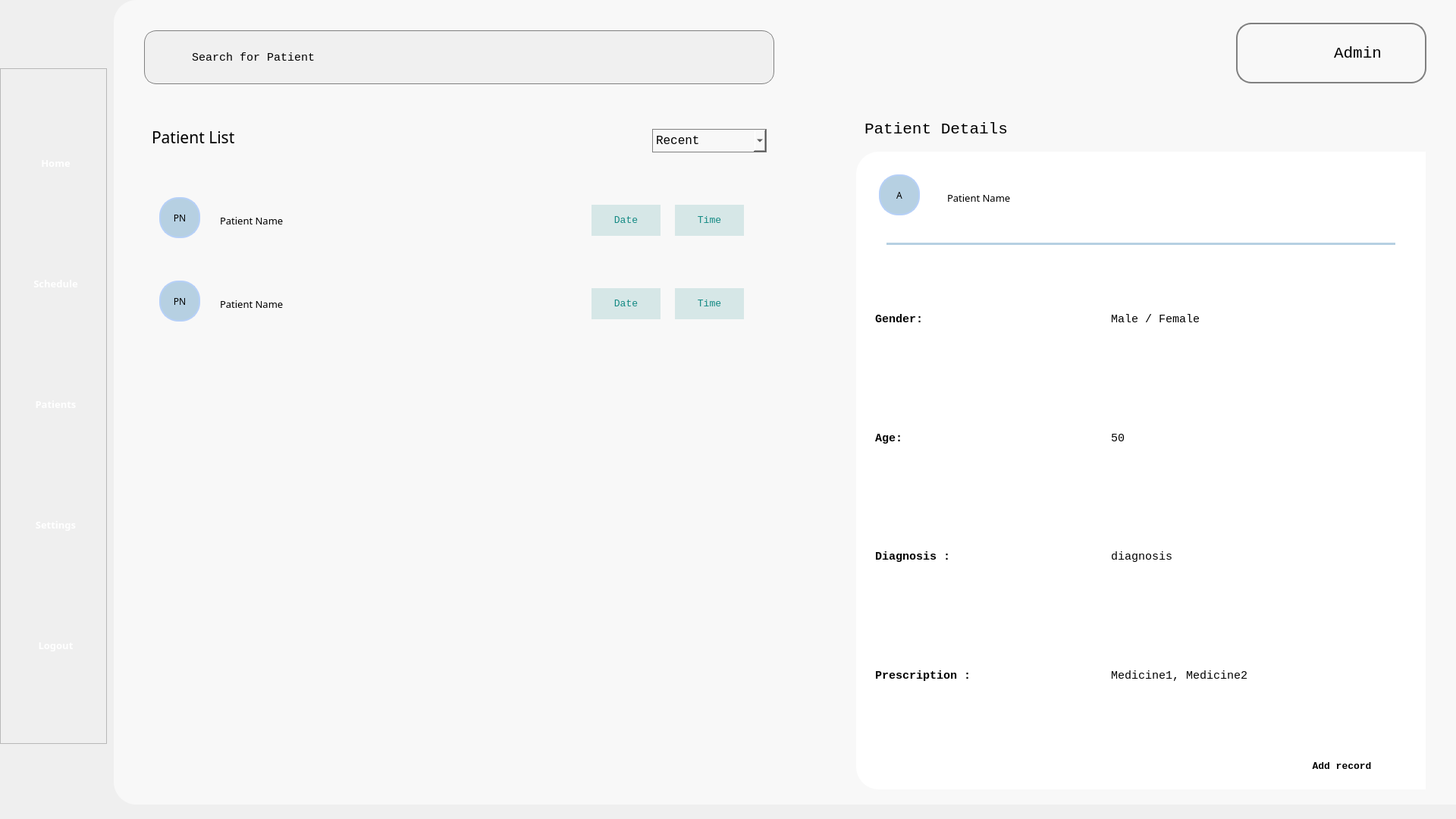
<?xml version="1.0" encoding="UTF-8"?>
<ui version="4.0">
 <class>Form</class>
 <widget class="QWidget" name="Form">
  <property name="geometry">
   <rect>
    <x>0</x>
    <y>0</y>
    <width>1920</width>
    <height>1080</height>
   </rect>
  </property>
  <property name="windowTitle">
   <string>Form</string>
  </property>
  <property name="styleSheet">
   <string notr="true">background-color: &quot;#B6D0E2&quot; </string>
  </property>
  <widget class="QWidget" name="background" native="true">
   <property name="geometry">
    <rect>
     <x>150</x>
     <y>0</y>
     <width>1771</width>
     <height>1061</height>
    </rect>
   </property>
   <property name="styleSheet">
    <string notr="true">background-color: #F8F8F8;
border-bottom-left-radius: 30px;
border-top-left-radius: 30px;
text-align: center;</string>
   </property>
   <widget class="QPushButton" name="noti_icon">
    <property name="geometry">
     <rect>
      <x>1380</x>
      <y>30</y>
      <width>70</width>
      <height>81</height>
     </rect>
    </property>
    <property name="text">
     <string/>
    </property>
    <property name="icon">
     <iconset>
      <normaloff>../Images/icon/notification.png</normaloff>../Images/icon/notification.png</iconset>
    </property>
    <property name="iconSize">
     <size>
      <width>40</width>
      <height>40</height>
     </size>
    </property>
   </widget>
   <widget class="QFrame" name="user_frame">
    <property name="geometry">
     <rect>
      <x>1480</x>
      <y>30</y>
      <width>251</width>
      <height>80</height>
     </rect>
    </property>
    <property name="styleSheet">
     <string notr="true">border-radius: 20px; border: 2px solid #808080</string>
    </property>
    <property name="frameShape">
     <enum>QFrame::StyledPanel</enum>
    </property>
    <property name="frameShadow">
     <enum>QFrame::Raised</enum>
    </property>
    <widget class="QLabel" name="profile_icon">
     <property name="geometry">
      <rect>
       <x>10</x>
       <y>10</y>
       <width>60</width>
       <height>60</height>
      </rect>
     </property>
     <property name="styleSheet">
      <string notr="true">border: none</string>
     </property>
     <property name="text">
      <string/>
     </property>
     <property name="pixmap">
      <pixmap>../Images/icon/profile_icon.png</pixmap>
     </property>
     <property name="scaledContents">
      <bool>true</bool>
     </property>
    </widget>
    <widget class="QPushButton" name="profile_btn">
     <property name="geometry">
      <rect>
       <x>100</x>
       <y>25</y>
       <width>121</width>
       <height>31</height>
      </rect>
     </property>
     <property name="font">
      <font>
       <family>Consolas</family>
       <pointsize>16</pointsize>
      </font>
     </property>
     <property name="styleSheet">
      <string notr="true">border: none</string>
     </property>
     <property name="text">
      <string>Admin</string>
     </property>
    </widget>
   </widget>
   <widget class="QLineEdit" name="search_patient">
    <property name="geometry">
     <rect>
      <x>40</x>
      <y>40</y>
      <width>831</width>
      <height>71</height>
     </rect>
    </property>
    <property name="font">
     <font>
      <family>Consolas</family>
      <pointsize>11</pointsize>
     </font>
    </property>
    <property name="styleSheet">
     <string notr="true">background-color: #f0f0f0; border-radius: 16px; padding: 60px; color: Black;
 background-image: url(&quot;../Images/icon/search_icon.png&quot;); 
background-repeat: no-repeat; 
background-position: left center; 
background-size: 20px 20px; 
border: 1px solid gray;
</string>
    </property>
    <property name="text">
     <string>Search for Patient</string>
    </property>
    <property name="placeholderText">
     <string>Search Clinic Name</string>
    </property>
    <property name="clearButtonEnabled">
     <bool>false</bool>
    </property>
   </widget>
   <widget class="QFrame" name="patient_details_outer_frame">
    <property name="geometry">
     <rect>
      <x>979</x>
      <y>200</y>
      <width>751</width>
      <height>841</height>
     </rect>
    </property>
    <property name="styleSheet">
     <string notr="true">background-color : #ffffff;</string>
    </property>
    <property name="frameShape">
     <enum>QFrame::StyledPanel</enum>
    </property>
    <property name="frameShadow">
     <enum>QFrame::Raised</enum>
    </property>
    <widget class="QFrame" name="clinic_details_inner">
     <property name="geometry">
      <rect>
       <x>20</x>
       <y>20</y>
       <width>711</width>
       <height>771</height>
      </rect>
     </property>
     <property name="frameShape">
      <enum>QFrame::StyledPanel</enum>
     </property>
     <property name="frameShadow">
      <enum>QFrame::Raised</enum>
     </property>
     <widget class="QLabel" name="selected_patient_name_label">
      <property name="geometry">
       <rect>
        <x>100</x>
        <y>30</y>
        <width>121</width>
        <height>21</height>
       </rect>
      </property>
      <property name="font">
       <font>
        <family>Cascadia Code</family>
        <pointsize>10</pointsize>
       </font>
      </property>
      <property name="styleSheet">
       <string notr="true">border : none;
</string>
      </property>
      <property name="text">
       <string>Patient Name</string>
      </property>
     </widget>
     <widget class="QLabel" name="selected_patient_profile_logo">
      <property name="geometry">
       <rect>
        <x>10</x>
        <y>10</y>
        <width>54</width>
        <height>54</height>
       </rect>
      </property>
      <property name="font">
       <font>
        <family>Cascadia Code</family>
        <pointsize>9</pointsize>
       </font>
      </property>
      <property name="styleSheet">
       <string notr="true">background-color: #B6D0E2; /* Fill color */
border-radius: 25px; /* Radius to make it round */
border: 2px solid #B6D0F7; /*  Border color and thickness */
min-width: 50px; /* Ensure the QLabel is a circle */
min-height: 50px; /* Ensure the QLabel is a circle */
max-width: 50px; /* Ensure the QLabel is a circle */
max-height: 50px; /* Ensure the QLabel is a circle */</string>
      </property>
      <property name="text">
       <string>A</string>
      </property>
      <property name="alignment">
       <set>Qt::AlignCenter</set>
      </property>
     </widget>
     <widget class="QFrame" name="line">
      <property name="geometry">
       <rect>
        <x>20</x>
        <y>100</y>
        <width>671</width>
        <height>3</height>
       </rect>
      </property>
      <property name="minimumSize">
       <size>
        <width>357</width>
        <height>3</height>
       </size>
      </property>
      <property name="maximumSize">
       <size>
        <width>16777215</width>
        <height>3</height>
       </size>
      </property>
      <property name="styleSheet">
       <string notr="true">background-color: #B6D0E2; border: none;</string>
      </property>
      <property name="frameShape">
       <enum>QFrame::StyledPanel</enum>
      </property>
      <property name="frameShadow">
       <enum>QFrame::Raised</enum>
      </property>
     </widget>
     <widget class="QWidget" name="">
      <property name="geometry">
       <rect>
        <x>5</x>
        <y>125</y>
        <width>701</width>
        <height>621</height>
       </rect>
      </property>
      <layout class="QVBoxLayout" name="verticalLayout_2">
       <item>
        <layout class="QHBoxLayout" name="gender_layout">
         <item>
          <widget class="QLabel" name="gender_label">
           <property name="font">
            <font>
             <family>Consolas</family>
             <pointsize>11</pointsize>
             <weight>75</weight>
             <bold>true</bold>
            </font>
           </property>
           <property name="styleSheet">
            <string notr="true">border: none;</string>
           </property>
           <property name="lineWidth">
            <number>0</number>
           </property>
           <property name="text">
            <string>Gender: </string>
           </property>
          </widget>
         </item>
         <item>
          <widget class="QLabel" name="gender_display">
           <property name="minimumSize">
            <size>
             <width>390</width>
             <height>102</height>
            </size>
           </property>
           <property name="font">
            <font>
             <family>Consolas</family>
             <pointsize>11</pointsize>
             <weight>50</weight>
             <bold>false</bold>
            </font>
           </property>
           <property name="styleSheet">
            <string notr="true">border: none;</string>
           </property>
           <property name="text">
            <string>Male / Female</string>
           </property>
          </widget>
         </item>
        </layout>
       </item>
       <item>
        <layout class="QHBoxLayout" name="age_layout">
         <item>
          <widget class="QLabel" name="age_label">
           <property name="font">
            <font>
             <family>Consolas</family>
             <pointsize>11</pointsize>
             <weight>75</weight>
             <bold>true</bold>
            </font>
           </property>
           <property name="styleSheet">
            <string notr="true">border: none;</string>
           </property>
           <property name="text">
            <string>Age: </string>
           </property>
          </widget>
         </item>
         <item>
          <widget class="QLabel" name="age_display">
           <property name="minimumSize">
            <size>
             <width>390</width>
             <height>102</height>
            </size>
           </property>
           <property name="font">
            <font>
             <family>Consolas</family>
             <pointsize>11</pointsize>
             <weight>50</weight>
             <bold>false</bold>
            </font>
           </property>
           <property name="styleSheet">
            <string notr="true">border: none;</string>
           </property>
           <property name="text">
            <string>50</string>
           </property>
          </widget>
         </item>
        </layout>
       </item>
       <item>
        <layout class="QHBoxLayout" name="diagnosis_layout">
         <property name="sizeConstraint">
          <enum>QLayout::SetFixedSize</enum>
         </property>
         <item>
          <widget class="QLabel" name="diagnosis_label">
           <property name="font">
            <font>
             <family>Consolas</family>
             <pointsize>11</pointsize>
             <weight>75</weight>
             <bold>true</bold>
            </font>
           </property>
           <property name="styleSheet">
            <string notr="true">border: none;</string>
           </property>
           <property name="text">
            <string>Diagnosis : </string>
           </property>
           <property name="wordWrap">
            <bool>true</bool>
           </property>
          </widget>
         </item>
         <item>
          <widget class="QLabel" name="diagnosis_display">
           <property name="minimumSize">
            <size>
             <width>390</width>
             <height>0</height>
            </size>
           </property>
           <property name="font">
            <font>
             <family>Consolas</family>
             <pointsize>11</pointsize>
             <weight>50</weight>
             <bold>false</bold>
            </font>
           </property>
           <property name="styleSheet">
            <string notr="true">border: none;</string>
           </property>
           <property name="text">
            <string>diagnosis</string>
           </property>
           <property name="scaledContents">
            <bool>false</bool>
           </property>
           <property name="wordWrap">
            <bool>true</bool>
           </property>
          </widget>
         </item>
        </layout>
       </item>
       <item>
        <layout class="QHBoxLayout" name="prescription_layout">
         <item>
          <widget class="QLabel" name="prescription_label">
           <property name="font">
            <font>
             <family>Consolas</family>
             <pointsize>11</pointsize>
             <weight>75</weight>
             <bold>true</bold>
            </font>
           </property>
           <property name="styleSheet">
            <string notr="true">border: none;</string>
           </property>
           <property name="text">
            <string>Prescription : </string>
           </property>
           <property name="wordWrap">
            <bool>true</bool>
           </property>
          </widget>
         </item>
         <item>
          <widget class="QLabel" name="prescription_display">
           <property name="minimumSize">
            <size>
             <width>390</width>
             <height>0</height>
            </size>
           </property>
           <property name="font">
            <font>
             <family>Consolas</family>
             <pointsize>11</pointsize>
             <weight>50</weight>
             <bold>false</bold>
            </font>
           </property>
           <property name="styleSheet">
            <string notr="true">border: none;</string>
           </property>
           <property name="text">
            <string>Medicine1, Medicine2</string>
           </property>
           <property name="scaledContents">
            <bool>false</bool>
           </property>
           <property name="wordWrap">
            <bool>true</bool>
           </property>
          </widget>
         </item>
        </layout>
       </item>
      </layout>
     </widget>
    </widget>
    <widget class="QPushButton" name="update_prescription_button">
     <property name="geometry">
      <rect>
       <x>550</x>
       <y>790</y>
       <width>181</width>
       <height>41</height>
      </rect>
     </property>
     <property name="font">
      <font>
       <family>Consolas</family>
       <pointsize>10</pointsize>
       <weight>75</weight>
       <bold>true</bold>
      </font>
     </property>
     <property name="styleSheet">
      <string notr="true">background-color: #B6D0E2; border-radius: 16px; color: black;\n border: 1px solid gray;</string>
     </property>
     <property name="text">
      <string>Add record</string>
     </property>
    </widget>
   </widget>
   <widget class="QComboBox" name="filter">
    <property name="geometry">
     <rect>
      <x>710</x>
      <y>170</y>
      <width>151</width>
      <height>31</height>
     </rect>
    </property>
    <property name="font">
     <font>
      <family>Consolas</family>
      <pointsize>12</pointsize>
     </font>
    </property>
    <property name="styleSheet">
     <string notr="true">
border: 1px solid gray;</string>
    </property>
    <item>
     <property name="text">
      <string>Recent</string>
     </property>
    </item>
    <item>
     <property name="text">
      <string>Oldest</string>
     </property>
    </item>
   </widget>
   <widget class="QLabel" name="patient_list_label">
    <property name="geometry">
     <rect>
      <x>50</x>
      <y>160</y>
      <width>341</width>
      <height>41</height>
     </rect>
    </property>
    <property name="font">
     <font>
      <family>Cascadia Code</family>
      <pointsize>16</pointsize>
     </font>
    </property>
    <property name="styleSheet">
     <string notr="true">border : none;
</string>
    </property>
    <property name="text">
     <string>Patient List</string>
    </property>
   </widget>
   <widget class="QLabel" name="patient_details_label">
    <property name="geometry">
     <rect>
      <x>990</x>
      <y>150</y>
      <width>571</width>
      <height>41</height>
     </rect>
    </property>
    <property name="font">
     <font>
      <family>Consolas</family>
      <pointsize>16</pointsize>
     </font>
    </property>
    <property name="styleSheet">
     <string notr="true">border : none;
</string>
    </property>
    <property name="text">
     <string>Patient Details</string>
    </property>
   </widget>
   <widget class="QFrame" name="patient_list_frame">
    <property name="geometry">
     <rect>
      <x>50</x>
      <y>230</y>
      <width>801</width>
      <height>801</height>
     </rect>
    </property>
    <property name="frameShape">
     <enum>QFrame::StyledPanel</enum>
    </property>
    <property name="frameShadow">
     <enum>QFrame::Raised</enum>
    </property>
    <widget class="QFrame" name="patient_frame1">
     <property name="geometry">
      <rect>
       <x>0</x>
       <y>20</y>
       <width>801</width>
       <height>81</height>
      </rect>
     </property>
     <property name="frameShape">
      <enum>QFrame::StyledPanel</enum>
     </property>
     <property name="frameShadow">
      <enum>QFrame::Raised</enum>
     </property>
     <widget class="QLabel" name="patient_name_label1">
      <property name="geometry">
       <rect>
        <x>90</x>
        <y>30</y>
        <width>121</width>
        <height>21</height>
       </rect>
      </property>
      <property name="font">
       <font>
        <family>Cascadia Code</family>
        <pointsize>10</pointsize>
       </font>
      </property>
      <property name="styleSheet">
       <string notr="true">border : none;
</string>
      </property>
      <property name="text">
       <string>Patient Name</string>
      </property>
     </widget>
     <widget class="QLabel" name="patient_profile_logo1">
      <property name="geometry">
       <rect>
        <x>10</x>
        <y>10</y>
        <width>54</width>
        <height>54</height>
       </rect>
      </property>
      <property name="font">
       <font>
        <family>Cascadia Code</family>
        <pointsize>9</pointsize>
       </font>
      </property>
      <property name="styleSheet">
       <string notr="true">background-color: #B6D0E2; 
border-radius: 25px; 
border: 2px solid #B6D0F7; 
min-width: 50px; 
min-height: 50px; 
max-width: 50px;
max-height: 50px; </string>
      </property>
      <property name="text">
       <string>PN</string>
      </property>
      <property name="alignment">
       <set>Qt::AlignCenter</set>
      </property>
     </widget>
     <widget class="QLabel" name="appt_time_label">
      <property name="geometry">
       <rect>
        <x>690</x>
        <y>20</y>
        <width>91</width>
        <height>41</height>
       </rect>
      </property>
      <property name="font">
       <font>
        <family>Consolas</family>
        <pointsize>10</pointsize>
       </font>
      </property>
      <property name="styleSheet">
       <string notr="true">background-color: rgba(18, 137, 131, 0.15);
color: #128983; text-align: center;
</string>
      </property>
      <property name="text">
       <string>Time</string>
      </property>
      <property name="alignment">
       <set>Qt::AlignCenter</set>
      </property>
     </widget>
     <widget class="QLabel" name="appt_date_label">
      <property name="geometry">
       <rect>
        <x>580</x>
        <y>20</y>
        <width>91</width>
        <height>41</height>
       </rect>
      </property>
      <property name="font">
       <font>
        <family>Consolas</family>
        <pointsize>10</pointsize>
       </font>
      </property>
      <property name="styleSheet">
       <string notr="true">background-color: rgba(18, 137, 131, 0.15);
color: #128983; text-align: center;
</string>
      </property>
      <property name="text">
       <string>Date</string>
      </property>
      <property name="alignment">
       <set>Qt::AlignCenter</set>
      </property>
     </widget>
    </widget>
    <widget class="QFrame" name="patient_frame2">
     <property name="geometry">
      <rect>
       <x>0</x>
       <y>130</y>
       <width>801</width>
       <height>81</height>
      </rect>
     </property>
     <property name="frameShape">
      <enum>QFrame::StyledPanel</enum>
     </property>
     <property name="frameShadow">
      <enum>QFrame::Raised</enum>
     </property>
     <widget class="QLabel" name="patient_name_label2">
      <property name="geometry">
       <rect>
        <x>90</x>
        <y>30</y>
        <width>121</width>
        <height>21</height>
       </rect>
      </property>
      <property name="font">
       <font>
        <family>Cascadia Code</family>
        <pointsize>10</pointsize>
       </font>
      </property>
      <property name="styleSheet">
       <string notr="true">border : none;
</string>
      </property>
      <property name="text">
       <string>Patient Name</string>
      </property>
     </widget>
     <widget class="QLabel" name="patient_profile_logo_2">
      <property name="geometry">
       <rect>
        <x>10</x>
        <y>10</y>
        <width>54</width>
        <height>54</height>
       </rect>
      </property>
      <property name="font">
       <font>
        <family>Cascadia Code</family>
        <pointsize>9</pointsize>
       </font>
      </property>
      <property name="styleSheet">
       <string notr="true">background-color: #B6D0E2; /* Fill color */
border-radius: 25px; /* Radius to make it round */
border: 2px solid #B6D0F7; /*  Border color and thickness */
min-width: 50px; /* Ensure the QLabel is a circle */
min-height: 50px; /* Ensure the QLabel is a circle */
max-width: 50px; /* Ensure the QLabel is a circle */
max-height: 50px; /* Ensure the QLabel is a circle */</string>
      </property>
      <property name="text">
       <string>PN</string>
      </property>
      <property name="alignment">
       <set>Qt::AlignCenter</set>
      </property>
     </widget>
     <widget class="QLabel" name="appt_date_label2">
      <property name="geometry">
       <rect>
        <x>580</x>
        <y>20</y>
        <width>91</width>
        <height>41</height>
       </rect>
      </property>
      <property name="font">
       <font>
        <family>Consolas</family>
        <pointsize>10</pointsize>
       </font>
      </property>
      <property name="styleSheet">
       <string notr="true">background-color: rgba(18, 137, 131, 0.15);
color: #128983; text-align: center;
</string>
      </property>
      <property name="text">
       <string>Date</string>
      </property>
      <property name="alignment">
       <set>Qt::AlignCenter</set>
      </property>
     </widget>
     <widget class="QLabel" name="appt_time_label2">
      <property name="geometry">
       <rect>
        <x>690</x>
        <y>20</y>
        <width>91</width>
        <height>41</height>
       </rect>
      </property>
      <property name="font">
       <font>
        <family>Consolas</family>
        <pointsize>10</pointsize>
       </font>
      </property>
      <property name="styleSheet">
       <string notr="true">background-color: rgba(18, 137, 131, 0.15);
color: #128983; text-align: center;
</string>
      </property>
      <property name="text">
       <string>Time</string>
      </property>
      <property name="alignment">
       <set>Qt::AlignCenter</set>
      </property>
     </widget>
    </widget>
   </widget>
  </widget>
  <widget class="QFrame" name="frame">
   <property name="geometry">
    <rect>
     <x>0</x>
     <y>90</y>
     <width>141</width>
     <height>891</height>
    </rect>
   </property>
   <property name="frameShape">
    <enum>QFrame::StyledPanel</enum>
   </property>
   <property name="frameShadow">
    <enum>QFrame::Raised</enum>
   </property>
   <widget class="QWidget" name="layoutWidget_2">
    <property name="geometry">
     <rect>
      <x>31</x>
      <y>20</y>
      <width>87</width>
      <height>851</height>
     </rect>
    </property>
    <layout class="QVBoxLayout" name="verticalLayout">
     <item>
      <widget class="QToolButton" name="home_navigation">
       <property name="enabled">
        <bool>true</bool>
       </property>
       <property name="sizePolicy">
        <sizepolicy hsizetype="Fixed" vsizetype="Fixed">
         <horstretch>0</horstretch>
         <verstretch>0</verstretch>
        </sizepolicy>
       </property>
       <property name="minimumSize">
        <size>
         <width>85</width>
         <height>96</height>
        </size>
       </property>
       <property name="maximumSize">
        <size>
         <width>85</width>
         <height>96</height>
        </size>
       </property>
       <property name="font">
        <font>
         <family>Source Sans Pro Semibold</family>
         <pointsize>10</pointsize>
         <weight>75</weight>
         <bold>true</bold>
        </font>
       </property>
       <property name="styleSheet">
        <string notr="true">border: none; 
color: white;</string>
       </property>
       <property name="text">
        <string>   Home   </string>
       </property>
       <property name="icon">
        <iconset>
         <normaloff>../Images/nav_images/home_page_icon.png</normaloff>../Images/nav_images/home_page_icon.png</iconset>
       </property>
       <property name="iconSize">
        <size>
         <width>70</width>
         <height>70</height>
        </size>
       </property>
       <property name="toolButtonStyle">
        <enum>Qt::ToolButtonTextUnderIcon</enum>
       </property>
      </widget>
     </item>
     <item>
      <widget class="QToolButton" name="schedule_navigation">
       <property name="enabled">
        <bool>true</bool>
       </property>
       <property name="sizePolicy">
        <sizepolicy hsizetype="Fixed" vsizetype="Fixed">
         <horstretch>0</horstretch>
         <verstretch>0</verstretch>
        </sizepolicy>
       </property>
       <property name="minimumSize">
        <size>
         <width>85</width>
         <height>96</height>
        </size>
       </property>
       <property name="maximumSize">
        <size>
         <width>85</width>
         <height>96</height>
        </size>
       </property>
       <property name="font">
        <font>
         <family>Source Sans Pro Semibold</family>
         <pointsize>10</pointsize>
         <weight>75</weight>
         <bold>true</bold>
        </font>
       </property>
       <property name="styleSheet">
        <string notr="true">border: none; 
color: white;</string>
       </property>
       <property name="text">
        <string>Schedule</string>
       </property>
       <property name="icon">
        <iconset>
         <normaloff>../Images/nav_images/appointment_page_icon.png</normaloff>../Images/nav_images/appointment_page_icon.png</iconset>
       </property>
       <property name="iconSize">
        <size>
         <width>70</width>
         <height>70</height>
        </size>
       </property>
       <property name="toolButtonStyle">
        <enum>Qt::ToolButtonTextUnderIcon</enum>
       </property>
      </widget>
     </item>
     <item>
      <widget class="QToolButton" name="patients_navigation">
       <property name="enabled">
        <bool>true</bool>
       </property>
       <property name="sizePolicy">
        <sizepolicy hsizetype="Fixed" vsizetype="Fixed">
         <horstretch>0</horstretch>
         <verstretch>0</verstretch>
        </sizepolicy>
       </property>
       <property name="minimumSize">
        <size>
         <width>85</width>
         <height>96</height>
        </size>
       </property>
       <property name="maximumSize">
        <size>
         <width>85</width>
         <height>96</height>
        </size>
       </property>
       <property name="font">
        <font>
         <family>Source Sans Pro Semibold</family>
         <pointsize>10</pointsize>
         <weight>75</weight>
         <bold>true</bold>
        </font>
       </property>
       <property name="styleSheet">
        <string notr="true">border: none; 
color: white;</string>
       </property>
       <property name="text">
        <string>Patients</string>
       </property>
       <property name="icon">
        <iconset>
         <normaloff>../Images/nav_images/services_icon.png</normaloff>../Images/nav_images/services_icon.png</iconset>
       </property>
       <property name="iconSize">
        <size>
         <width>70</width>
         <height>70</height>
        </size>
       </property>
       <property name="toolButtonStyle">
        <enum>Qt::ToolButtonTextUnderIcon</enum>
       </property>
      </widget>
     </item>
     <item>
      <widget class="QToolButton" name="settings_navigation">
       <property name="enabled">
        <bool>true</bool>
       </property>
       <property name="sizePolicy">
        <sizepolicy hsizetype="Fixed" vsizetype="Fixed">
         <horstretch>0</horstretch>
         <verstretch>0</verstretch>
        </sizepolicy>
       </property>
       <property name="minimumSize">
        <size>
         <width>85</width>
         <height>96</height>
        </size>
       </property>
       <property name="maximumSize">
        <size>
         <width>85</width>
         <height>96</height>
        </size>
       </property>
       <property name="font">
        <font>
         <family>Source Sans Pro Semibold</family>
         <pointsize>10</pointsize>
         <weight>75</weight>
         <bold>true</bold>
        </font>
       </property>
       <property name="styleSheet">
        <string notr="true">border: none; 
color: white;</string>
       </property>
       <property name="text">
        <string>Settings</string>
       </property>
       <property name="icon">
        <iconset>
         <normaloff>../Images/nav_images/settings_page_icon.png</normaloff>../Images/nav_images/settings_page_icon.png</iconset>
       </property>
       <property name="iconSize">
        <size>
         <width>70</width>
         <height>70</height>
        </size>
       </property>
       <property name="toolButtonStyle">
        <enum>Qt::ToolButtonTextUnderIcon</enum>
       </property>
      </widget>
     </item>
     <item>
      <widget class="QToolButton" name="logout_navigation">
       <property name="enabled">
        <bool>true</bool>
       </property>
       <property name="sizePolicy">
        <sizepolicy hsizetype="Fixed" vsizetype="Fixed">
         <horstretch>0</horstretch>
         <verstretch>0</verstretch>
        </sizepolicy>
       </property>
       <property name="minimumSize">
        <size>
         <width>85</width>
         <height>96</height>
        </size>
       </property>
       <property name="maximumSize">
        <size>
         <width>85</width>
         <height>96</height>
        </size>
       </property>
       <property name="font">
        <font>
         <family>Source Sans Pro Semibold</family>
         <pointsize>10</pointsize>
         <weight>75</weight>
         <bold>true</bold>
        </font>
       </property>
       <property name="styleSheet">
        <string notr="true">border: none; 
color: white;</string>
       </property>
       <property name="text">
        <string>Logout</string>
       </property>
       <property name="icon">
        <iconset>
         <normaloff>../Images/nav_images/logout_icon.png</normaloff>../Images/nav_images/logout_icon.png</iconset>
       </property>
       <property name="iconSize">
        <size>
         <width>70</width>
         <height>70</height>
        </size>
       </property>
       <property name="toolButtonStyle">
        <enum>Qt::ToolButtonTextUnderIcon</enum>
       </property>
      </widget>
     </item>
    </layout>
   </widget>
  </widget>
 </widget>
 <resources/>
 <connections/>
</ui>
